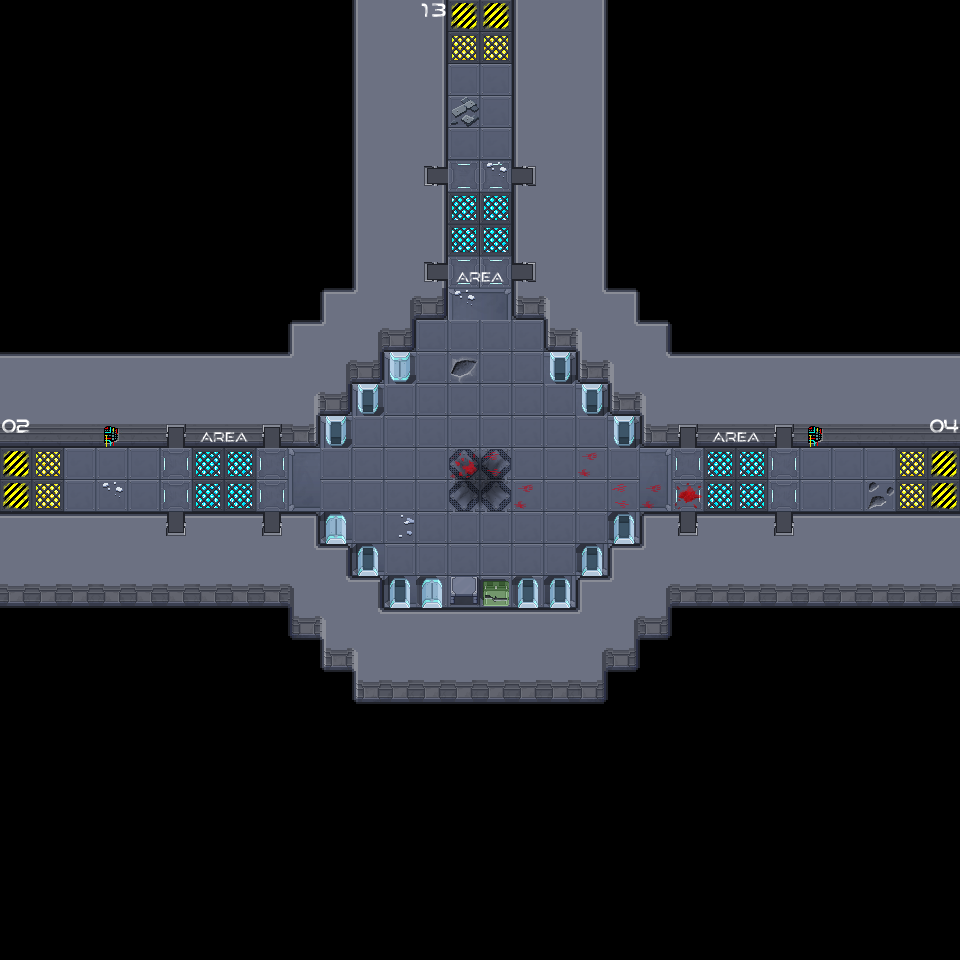

A level layout from a 2D game, rendered from its tile map. Below: a short description, then the map file with tile-grid data replaced by summaries:
An orthogonal 30x30 tile map with 32x32 px tiles, 4 tile layers (Sol, Collisions, items-no-collisions-1, items-no-collisions-2), 1 hidden layer not drawn, 3 tilesets.

<map version="1.9" tiledversion="1.9.2" orientation="orthogonal" renderorder="right-down" width="30" height="30" tilewidth="32" tileheight="32" infinite="0" nextlayerid="14" nextobjectid="1">
 <tileset firstgid="1" source="Map.tsx" />
 <tileset firstgid="161" source="items_01.tsx" />
 <tileset firstgid="369" source="items_02.tsx" />
 <layer id="8" name="Milieu" width="30" height="30" visible="0" locked="1">
  <data>[900 cells, 116 non-empty, 2 distinct tile ids]</data>
 </layer>
 <layer id="9" name="Sol" width="30" height="30">
  <data>[900 cells, 364 non-empty, 12 distinct tile ids]</data>
 </layer>
 <layer id="10" name="Collisions" width="30" height="30">
  <data>[900 cells, 248 non-empty, 19 distinct tile ids]</data>
 </layer>
 <layer id="11" name="items-no-collisions-1" width="30" height="30">
  <data>[900 cells, 33 non-empty, 14 distinct tile ids]</data>
 </layer>
 <layer id="12" name="items-no-collisions-2" width="30" height="30">
  <data>[900 cells, 11 non-empty, 8 distinct tile ids]</data>
 </layer>
</map>
